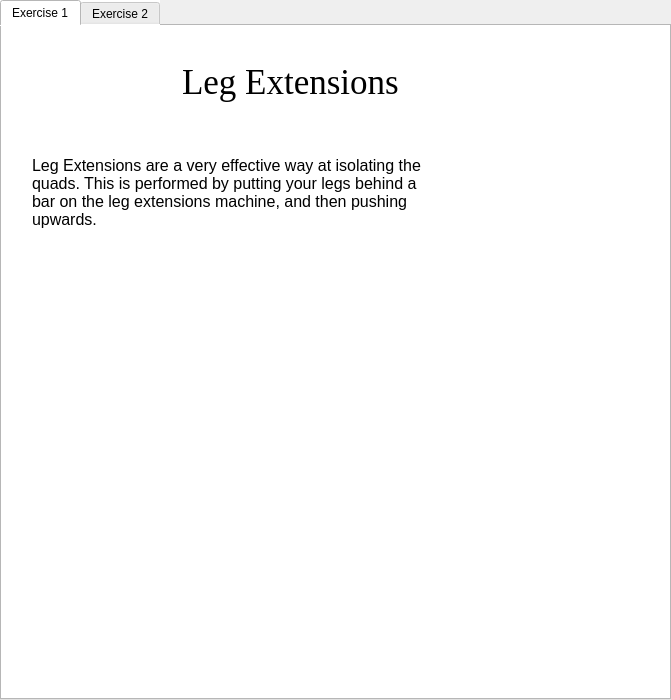
<?xml version="1.0" encoding="UTF-8"?>
<ui version="4.0">
 <class>quads_widget</class>
 <widget class="QWidget" name="quads_widget">
  <property name="geometry">
   <rect>
    <x>0</x>
    <y>0</y>
    <width>671</width>
    <height>700</height>
   </rect>
  </property>
  <property name="windowTitle">
   <string/>
  </property>
  <widget class="QTabWidget" name="quads_tab_widget">
   <property name="geometry">
    <rect>
     <x>0</x>
     <y>0</y>
     <width>671</width>
     <height>700</height>
    </rect>
   </property>
   <property name="styleSheet">
    <string notr="true">background-color: rgb(255, 255, 255);</string>
   </property>
   <property name="currentIndex">
    <number>0</number>
   </property>
   <widget class="QWidget" name="exercise_1">
    <attribute name="title">
     <string>Exercise 1</string>
    </attribute>
    <widget class="QLabel" name="quads_exercise_1_title_lbl">
     <property name="geometry">
      <rect>
       <x>180</x>
       <y>20</y>
       <width>291</width>
       <height>71</height>
      </rect>
     </property>
     <property name="font">
      <font>
       <family>Georgia</family>
       <pointsize>26</pointsize>
      </font>
     </property>
     <property name="text">
      <string>Leg Extensions</string>
     </property>
    </widget>
    <widget class="QLabel" name="quads_exercise_1_msg_lbl">
     <property name="geometry">
      <rect>
       <x>30</x>
       <y>130</y>
       <width>401</width>
       <height>131</height>
      </rect>
     </property>
     <property name="font">
      <font>
       <pointsize>12</pointsize>
      </font>
     </property>
     <property name="text">
      <string>Leg Extensions are a very effective way at isolating the quads. This is performed by putting your legs behind a bar on the leg extensions machine, and then pushing upwards.</string>
     </property>
     <property name="alignment">
      <set>Qt::AlignLeading|Qt::AlignLeft|Qt::AlignTop</set>
     </property>
     <property name="wordWrap">
      <bool>true</bool>
     </property>
    </widget>
    <widget class="QLabel" name="quads_exercise_1_lbl">
     <property name="geometry">
      <rect>
       <x>63</x>
       <y>313</y>
       <width>511</width>
       <height>301</height>
      </rect>
     </property>
     <property name="text">
      <string/>
     </property>
     <property name="pixmap">
      <pixmap>../../Pictures/quads_exericse_1.png</pixmap>
     </property>
    </widget>
   </widget>
   <widget class="QWidget" name="exercise_2">
    <attribute name="title">
     <string>Exercise 2</string>
    </attribute>
    <widget class="QLabel" name="quads_exercise_2_title_lbl">
     <property name="geometry">
      <rect>
       <x>230</x>
       <y>20</y>
       <width>191</width>
       <height>71</height>
      </rect>
     </property>
     <property name="font">
      <font>
       <family>Georgia</family>
       <pointsize>26</pointsize>
      </font>
     </property>
     <property name="text">
      <string>Leg Press</string>
     </property>
    </widget>
    <widget class="QLabel" name="quads_exercise_2_msg_lbl">
     <property name="geometry">
      <rect>
       <x>20</x>
       <y>140</y>
       <width>401</width>
       <height>131</height>
      </rect>
     </property>
     <property name="font">
      <font>
       <pointsize>12</pointsize>
      </font>
     </property>
     <property name="text">
      <string>Leg Press is another great exercise for the quads. This also trains the hamstrings, calves and glutes. This is performed by sitting down or lying down depending on the machine and pushing your legs out.</string>
     </property>
     <property name="alignment">
      <set>Qt::AlignLeading|Qt::AlignLeft|Qt::AlignTop</set>
     </property>
     <property name="wordWrap">
      <bool>true</bool>
     </property>
    </widget>
    <widget class="QLabel" name="quads_exercise_2_lbl_1">
     <property name="geometry">
      <rect>
       <x>10</x>
       <y>330</y>
       <width>311</width>
       <height>291</height>
      </rect>
     </property>
     <property name="text">
      <string/>
     </property>
     <property name="pixmap">
      <pixmap>../../Pictures/quads_exercise_2.1.png</pixmap>
     </property>
    </widget>
    <widget class="QLabel" name="quads_exercise_2_lbl_2">
     <property name="geometry">
      <rect>
       <x>330</x>
       <y>326</y>
       <width>331</width>
       <height>281</height>
      </rect>
     </property>
     <property name="text">
      <string/>
     </property>
     <property name="pixmap">
      <pixmap>../../Pictures/quads_exercise_2.2.png</pixmap>
     </property>
    </widget>
   </widget>
  </widget>
 </widget>
 <resources/>
 <connections/>
</ui>
